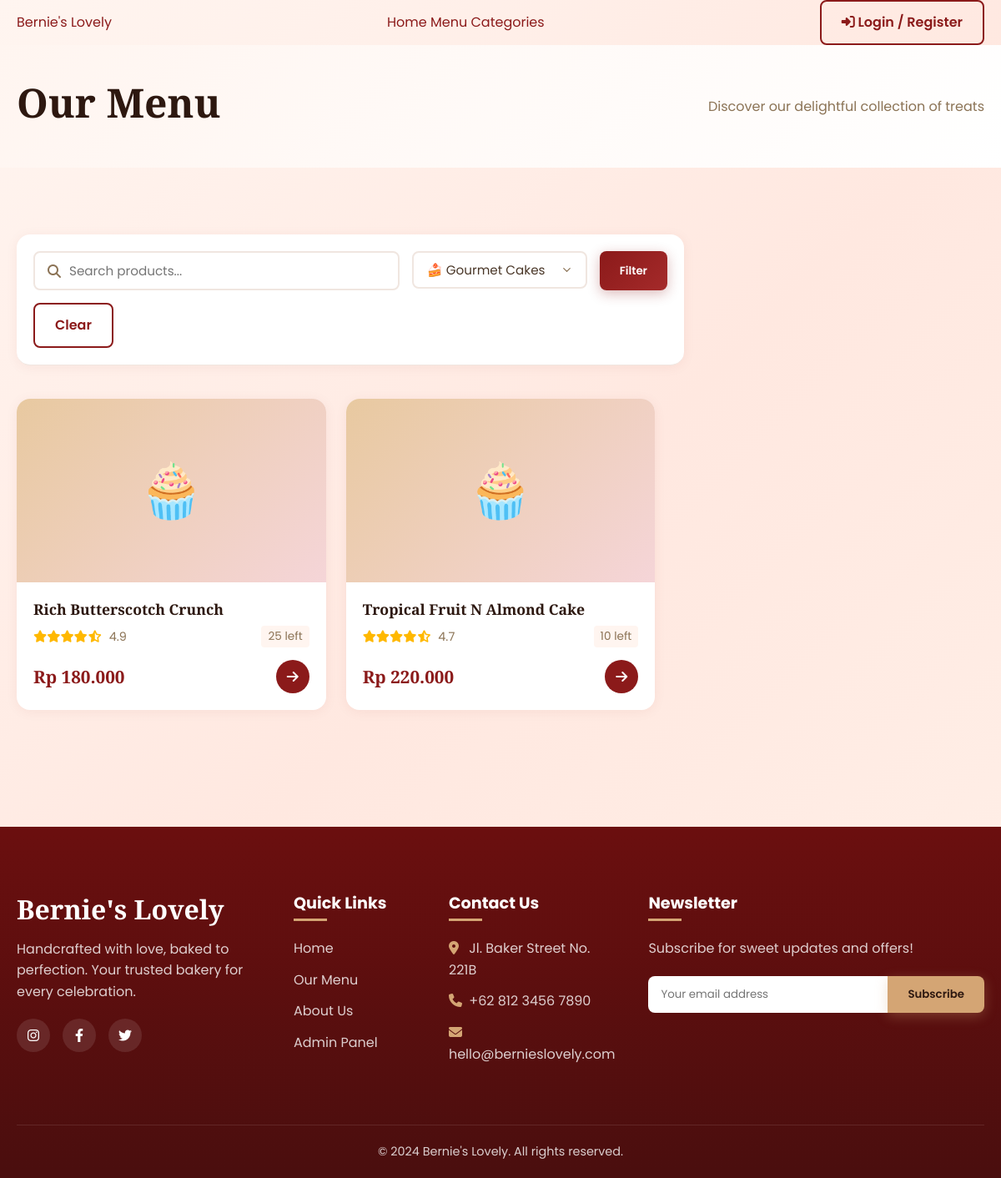
The app's page /menu.php?kategori=KAT002 with its own data.
### tables this page shows
CREATE TABLE produk (
    id_produk VARCHAR(6) NOT NULL,
    id_kategori VARCHAR(6) NOT NULL,
    nama_produk VARCHAR(150) NOT NULL,
    harga DECIMAL(12,2) NOT NULL,
    stok INT NOT NULL DEFAULT 0,
    gambar VARCHAR(255) DEFAULT NULL,
    deskripsi TEXT,
    rating DECIMAL(2,1) DEFAULT 0.0,
    created_at DATETIME DEFAULT CURRENT_TIMESTAMP,
    PRIMARY KEY (id_produk),
    FOREIGN KEY (id_kategori) REFERENCES kategori(id_kategori) ON DELETE CASCADE ON UPDATE CASCADE
);

### includes/functions.php (called while the page is built, shortened)
<?php
function formatRupiah($angka) {
    return 'Rp ' . number_format($angka, 0, ',', '.');
}
function sanitize($data) {
    return htmlspecialchars(strip_tags(trim($data)));
}
?>

### menu.php (the view, shortened to what this page needs)
<?php
require_once 'config/database.php';
require_once 'includes/functions.php';
$page = isset($_GET['page']) ? (int)$_GET['page'] : 1;
$limit = 12;
$offset = ($page - 1) * $limit;
$search = isset($_GET['search']) ? sanitize($_GET['search']) : '';
$kategori_filter = isset($_GET['kategori']) ? sanitize($_GET['kategori']) : '';
$where_clauses = [];
if ($kategori_filter) {
    $where_clauses[] = "p.id_kategori = '" . $conn->real_escape_string($kategori_filter) . "'";
}
$where_sql = count($where_clauses) > 0 ? "WHERE " . implode(' AND ', $where_clauses) : "";
$query = "
    SELECT p.*, k.nama_kategori
    FROM produk p
    JOIN kategori k ON p.id_kategori = k.id_kategori
    $where_sql
    ORDER BY p.id_produk DESC
    LIMIT $limit OFFSET $offset
";
$products = $conn->query($query);
$categories = $conn->query("SELECT * FROM kategori ORDER BY nama_kategori ASC");
include 'includes/header.php';
?>
<div style="background: linear-gradient(135deg, var(--bg-main), white); padding: 40px 0;">
    <div class="nav-container text-center" style="max-width: 1200px; margin: 0 auto; text-align: center;">
        <h1 style="font-size: 3rem; margin-bottom: 10px; font-family: 'Playfair Display', serif;">Our Menu</h1>
        <p style="color: var(--text-muted);">Discover our delightful collection of treats</p>
    </div>
</div>
<section class="section">
    <div class="toolbar form-card" style="margin-bottom: 40px; padding: 20px;">
        <form action="menu.php" method="GET" style="display: flex; gap: 15px; flex-wrap: wrap; width: 100%;">
            <div class="search-box" style="flex: 1;">
                <i class="fas fa-search"></i>
                <input type="text" name="search" class="search-input" placeholder="Search products..." value="<?= htmlspecialchars($search) ?>">
            </div>
            <div style="min-width: 200px;">
                <select name="kategori" class="form-control" onchange="this.form.submit()">
                    <?php while($cat = $categories->fetch_assoc()): ?>
                        <option value="<?= $cat['id_kategori'] ?>" <?= $kategori_filter == $cat['id_kategori'] ? 'selected' : '' ?>>
                            <?= $cat['icon'] ?> <?= htmlspecialchars($cat['nama_kategori']) ?>
                        </option>
                    <?php endwhile; ?>
                </select>
            </div>
            <button type="submit" class="btn btn-primary">Filter</button>
            <?php if($search || $kategori_filter): ?>
                <a href="menu.php" class="btn btn-outline">Clear</a>
            <?php endif; ?>
        </form>
    </div>
    <?php if($products->num_rows > 0): ?>
        <div class="products-grid">
            <?php while($prod = $products->fetch_assoc()): ?>
            <div class="product-card fade-in">
                <a href="detail_produk.php?id=<?= $prod['id_produk'] ?>" class="product-image">
                    <?php if($prod['gambar'] && file_exists('uploads/'.$prod['gambar'])): ?>
                        <img src="uploads/<?= $prod['gambar'] ?>" alt="<?= htmlspecialchars($prod['nama_produk']) ?>">
                    <?php else: ?>
                        <div class="no-image">🧁</div>
                    <?php endif; ?>
                </a>
                <div class="product-body">
                    <a href="detail_produk.php?id=<?= $prod['id_produk'] ?>">
                        <h3 class="product-name"><?= htmlspecialchars($prod['nama_produk']) ?></h3>
                    </a>
                    <div class="product-meta">
                        <div class="product-rating">
                            <?php
                            $rating = floatval($prod['rating']);
                            for($i=1; $i<=5; $i++) {
                                if($i <= $rating) echo '<i class="fas fa-star"></i>';
                                elseif($i - 0.5 <= $rating) echo '<i class="fas fa-star-half-alt"></i>';
                                else echo '<i class="far fa-star"></i>';
                            }
                            ?>
                            <span><?= number_format($rating, 1) ?></span>
                        </div>
                        <span class="product-stock"><?= $prod['stok'] > 0 ? $prod['stok'].' left' : 'Sold Out' ?></span>
                    </div>
                    <div class="product-footer">
                        <div class="product-price"><?= formatRupiah($prod['harga']) ?></div>
                        <a href="detail_produk.php?id=<?= $prod['id_produk'] ?>" class="btn-icon" title="View Details">
                            <i class="fas fa-arrow-right"></i>
                        </a>
                    </div>
                </div>
            </div>
            <?php endwhile; ?>
        </div>
    <?php endif; ?>
</section>
<?php include 'includes/footer.php'; ?>

### records on screen
produk: nama_produk "Rich Butterscotch Crunch", rating "4.9", stok "25", harga "Rp 180.000"
produk: nama_produk "Tropical Fruit N Almond Cake", rating "4.7", stok "10", harga "Rp 220.000"

### other values on screen
form field kategori "🍰 Gourmet Cakes"
